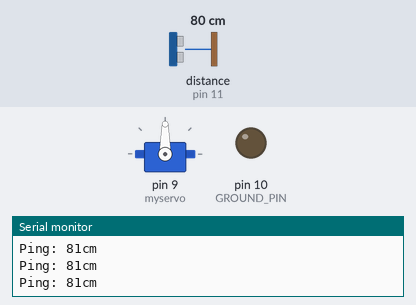
Bench run of a sketch on a simulated Arduino Uno, built with avr-gcc and run on an emulated ATmega328P. On the bench: servo, output pins drawn as LEDs (lit = HIGH), the last lines printed to the serial monitor. The inputs (shaded band) are chosen by the test bench; at power-on: distance to the obstacle (sensor on pin 11) 80 cm. The echo pulse lasts 58.3 µs per cm; pins used as bus, display or sensor lines are not drawn.

Above: at 1.2 s.
1.3 s: distance to the obstacle (sensor on pin 11) set to 9 cm
3.7 s: distance to the obstacle (sensor on pin 11) set to 6 cm
At 6.1 s:
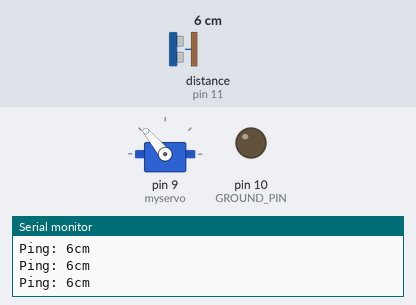
Timing chart, 0 to 7.6 s (numbered marks = the images above; inputs shaded):
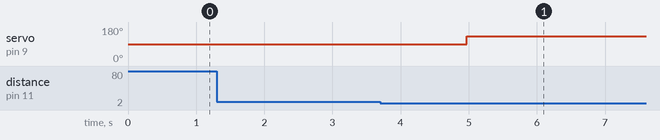

Measured:
- the behaviour switches between 8 and 7 cm on distance to the obstacle (sensor on pin 11) (found by bisection; images 0 and 1)
- after the input at 3.7 s, servo on pin 9 (myservo): 90° → 130° after 1.3 s

The sketch:

Sonar_with_Servo.ino
```cpp
#include <NewPing.h>   // include the NewPing library for this program

#include <Servo.h>

Servo myservo; //create servo object to control a servo

#define VCC_PIN 13
#define TRIGGER_PIN 12 // sonar trigger pin will be attached to Arduino pin 12
#define ECHO_PIN 11 // sonar echo pint will be attached to Arduino pin 11
#define GROUND_PIN 10

#define MAX_DISTANCE 200 // fmaximum distance set to 200 cm

#define OPEN 90 //angle at which claw is open
#define CLOSE 130 //angle at which claw is closed

#define THRES 7 //distance set for ground detection - letting claw close

#define del 150 // delay in ms

NewPing sonar(TRIGGER_PIN, ECHO_PIN, MAX_DISTANCE); // initialize NewPing

void printMes(int);

void setup() //do the following things once
{

  Serial.begin(9600);  // set data transmission rate to communicate with computer
  pinMode(ECHO_PIN, INPUT) ;
  pinMode(TRIGGER_PIN, OUTPUT) ;
  pinMode(GROUND_PIN, OUTPUT);  // tell pin 10 it is going to be an output
  pinMode(VCC_PIN, OUTPUT);  // tell pin 13 it is going to be an output
  digitalWrite(GROUND_PIN,LOW); // tell pin 10 to output LOW (OV, or ground)
  digitalWrite(VCC_PIN, HIGH) ; // tell pin 13 to output HIGH (+5V)

  Serial. begin(9600); //set data transmission rate to communicate with computer

  pinMode(8,INPUT_PULLUP); //pin 8 forced to HIGH when there is no external input

  myservo.attach(9); //attaches the servo on pin 9 to the servo object

  myservo.write(OPEN); //tells servo to go to 60 degree position
  Serial.print("Claw is OPEN\n");
}


void loop() // do the following things forever
{
  int DISTANCE_IN_CM;

    do{
      DISTANCE_IN_CM = sonar.ping_cm();
      printMes(DISTANCE_IN_CM);
      delay(del);
    }while(DISTANCE_IN_CM > THRES || DISTANCE_IN_CM == 0); // added 0 as a test point because the sonar sometimes falsely returns 0 (we can ignore it)

    delay(1000);
    myservo.write(CLOSE); //claw senses ground so closes
    Serial.print("Claw is CLOSED\n");

    do{
      DISTANCE_IN_CM = sonar.ping_cm();
      printMes(DISTANCE_IN_CM);
      delay(del);
    }while(DISTANCE_IN_CM <= THRES);

    do{
      DISTANCE_IN_CM = sonar.ping_cm();
      printMes(DISTANCE_IN_CM);
      delay(del);
    }while(DISTANCE_IN_CM > THRES || DISTANCE_IN_CM == 0);

    myservo.write(OPEN); //claw senses ground second time so opens
    Serial.print("Claw is OPEN\n");

    do{
      DISTANCE_IN_CM = sonar.ping_cm();
      printMes(DISTANCE_IN_CM);
      delay(del);
    }while(DISTANCE_IN_CM <= THRES);
 }

// prints a message on the Serial for testing purposes
void printMes(int distance){

  Serial.print("Ping: "); //print “Ping:" on the computer display
  Serial.print(distance); //print the value of the variable next
  Serial.println("cm"); //print "cm" after that, then go to next line
}
```
